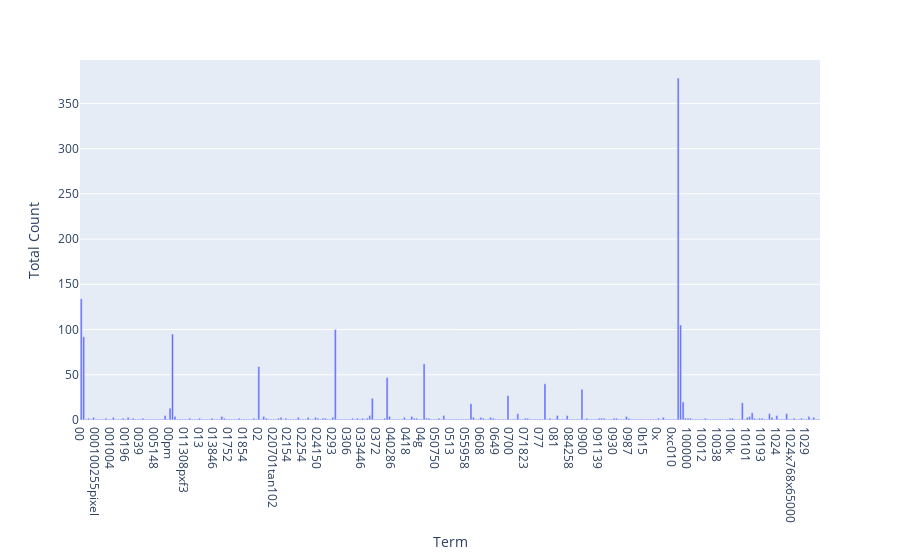

Notebook source saved alongside this figure:
### Markdown cell above
### >>> **Exercise 12 (take home):**
If you want a nicer interactive visualization here, I would encourage you try to install and use plotly to achieve this.

### Code cell
# Answer here
import plotly.express as px
sub = X_counts[:, :300]
voc_count = sub.sum(axis=0).A1
x_labels = [i for i in count_vect.get_feature_names_out()[:300]]
fig = px.bar(x=x_labels, y=voc_count, labels={'x': 'Term', 'y': 'Total Count'})
fig.show()

### Figure 1 — Plotly figure (JSON) as saved in the notebook; plotly's stock layout.template omitted (floating-point values rounded to 4 significant figures; data arrays with more than 128 entries replaced by an {"elided": "..."} marker saying what was removed)
{"data": [{"hovertemplate": "Term=%{x}<br>Total Count=%{y}<extra></extra>", "legendgroup": "", "marker": {"color": "#636efa", "pattern": {"shape": ""}}, "name": "", "orientation": "v", "showlegend": false, "textposition": "auto", "type": "bar", "x": {"elided": "300 str values"}, "xaxis": "x", "y": {"elided": "300 int values"}, "yaxis": "y"}], "layout": {"barmode": "relative", "legend": {"tracegroupgap": 0}, "margin": {"t": 60}, "xaxis": {"anchor": "y", "domain": [0, 1], "title": {"text": "Term"}}, "yaxis": {"anchor": "x", "domain": [0, 1], "title": {"text": "Total Count"}}}}
